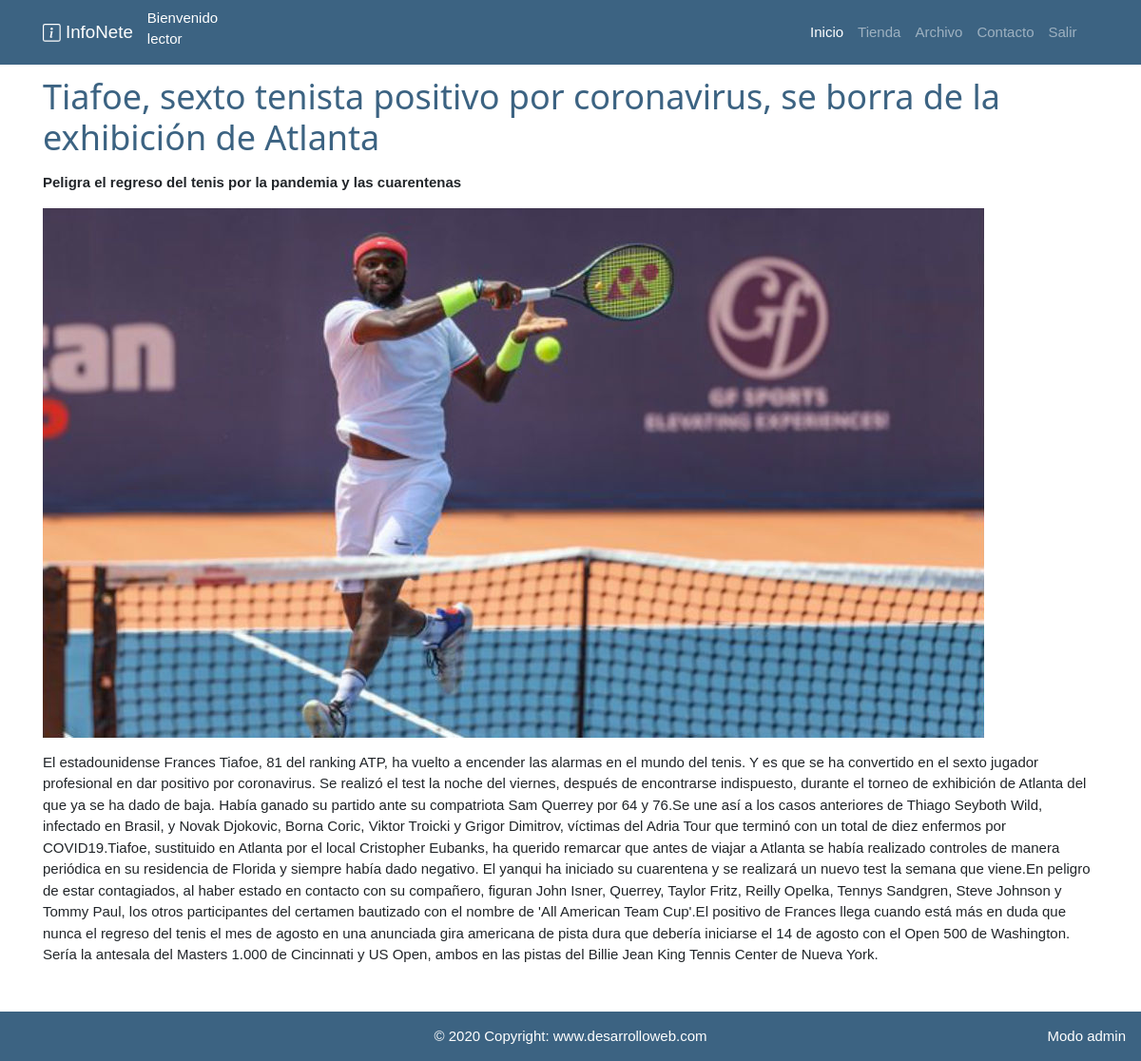
The page /index.php?page=buscarNotiPorSeccion&Cod_seccion=2 (signed in) on the database its author committed.
### tables this page shows
CREATE TABLE Noticia
(
Cod_noticia int NOT NULL auto_increment,
Titulo varchar(200) NOT NULL, 
Subtitulo varchar(500) NOT NULL,  
informe_noticia varchar(10000) NOT NULL,									 									
imagen_noticia varchar(200),									
Cod_seccion int NOT NULL,
Cod_contenidista int NOT NULL,
EstadoAutorizado varchar(2),
CONSTRAINT PK_Noticia PRIMARY KEY (Cod_noticia),
CONSTRAINT FK_Seccion_Noticia FOREIGN KEY (Cod_seccion) REFERENCES Seccion (Cod_seccion),
CONSTRAINT FK_Noticia_Usuario FOREIGN KEY (Cod_contenidista) REFERENCES Usuario (Id_usuario)  
);

### controller/RevistaController.php (called while the page is built, shortened)
<?php
class RevistaController
{
    private $modelo;
    public function __construct()
    {
        include_once("model/RevistaModel.php");
        $this->modelo = new RevistaModel();
    }
    public function executeBuscarNoticiasPorSeccion($codSeccion)
    {
        $resultadosNoticiasPorSeccion=$this->modelo->executeBuscarNoticiasPorSeccion($codSeccion);
        include_once("view/lector/noticiasPorSeccionView.php");
    }
}

### helper/Database.php (called while the page is built, shortened)
<?php
class Database
{
    private $conexion;
    public function __construct()
    {
        $configuracion = parse_ini_file("config/config.ini");
        $servername = $configuracion["servername"];
        $username = $configuracion["username"];
        $dbname = $configuracion["dbname"];
        $password = $configuracion["password"];
        $conn = new mysqli($servername, $username, $password);
        $conn->select_db($dbname);
        $this->conexion = $conn;
    }
    public function queryBuscarNoticiasPorSeccion($codSeccion)
    {
        $resultados = array();
        $stmt = $this->conexion->prepare("SELECT * FROM Noticia
                                                Where cod_Seccion = $codSeccion and estadoAutorizado='SI'");
        $stmt->execute();
        $result = $stmt->get_result();
        if ($result->num_rows === 0) {
            $_SESSION["sinNoticias"] = "0";
        } else {
            $i = 1;
            while ($row = $result->fetch_assoc()) {
                $codNoticia = $row['Cod_noticia'];
                $titulo = $row['Titulo'];
                $subTitulo = $row['Subtitulo'];
                $informeNoticia=$row['informe_noticia'];
                $estadoAutorizado = $row['EstadoAutorizado'];
                $imagen=$row ["imagen_noticia"];
                $resultados[$i] = $codNoticia . "-" . $titulo . "-" . $subTitulo . "-" . $informeNoticia . "-" .$estadoAutorizado . "-".$imagen;
                $i++;
            }
            return $resultados;
        }
    }
}

### model/RevistaModel.php (called while the page is built, shortened)
<?php
include_once("helper/Database.php");
class RevistaModel
{
    private $conexion;
    public function __construct()
    {
        $this->conexion = new Database();
    }
    public function executeBuscarNoticiasPorSeccion($codSeccion)
    {
        return $this->conexion->queryBuscarNoticiasPorSeccion($codSeccion);
    }
}

### view/lector/noticiasPorSeccionView.php (the view, shortened to what this page needs)
<?php
if (isset($_SESSION["usuarioOK"])) {
    ?>
    <?php
    if (isset($resultadosNoticiasPorSeccion)) {
        $tam = sizeof($resultadosNoticiasPorSeccion);
        for ($i = 1; $i <= $tam; $i++) {
            $posi = explode("-",$resultadosNoticiasPorSeccion[$i]);
            echo "<div class='container'>";
            echo "<h1 class='mt-5 mb-3 text-primary'> $posi[1] </h1>";
            echo "<strong class='mt-3'>$posi[2]</strong>";
            echo "<img src='./images/noticia/$posi[5]' class='mw-100 mt-3 mb-3 '> ";
            echo "<p style='margin-bottom: 100px'>$posi[3]</p>";
            echo "</div>";
        }
    }
}
?>

### view/css/estilos.css (style rules this page uses)
.text-primary { color: #3c6382 !important; }

### view/css/w3.css (style rules this page uses)
*,*:before,*:after { box-sizing:inherit }
html { -ms-text-size-adjust:100%;-webkit-text-size-adjust:100% }
body { margin:0 }
b,strong { font-weight:bolder }
img { border-style:none }
html,body { font-family:Verdana,sans-serif;font-size:15px;line-height:1.5 }
html { overflow-x:hidden }
h1 { font-size:36px }
h1,h2,h3,h4,h5,h6 { font-family:"Segoe UI",Arial,sans-serif;font-weight:400;margin:10px 0 }
img { vertical-align:middle }

### rows shown on the page
noticia: Titulo "Tiafoe, sexto tenista positivo por coronavirus, se borra de la exhibición de Atlanta", Subtitulo "Peligra el regreso del tenis por la pandemia y las cuarentenas", imagen_noticia (picture), informe_noticia "El estadounidense Frances Tiafoe, 81 del ranking ATP, ha vuelto a encender las alarmas en el mundo del tenis. Y es que se ha convertido en el sexto jugador profesional en dar positivo por coronavirus. Se realizó el test la noche del viernes, después de encontrarse indispuesto, durante el torneo de exhibición de Atlanta del que ya se ha dado de baja. Había ganado su partido ante su compatriota Sam Querrey por 64 y 76.Se une así a los casos anteriores de Thiago Seyboth Wild, infectado en Brasil, y Novak Djokovic, Borna Coric, Viktor Troicki y Grigor Dimitrov, víctimas del Adria Tour que terminó con un total de diez enfermos por COVID19.Tiafoe, sustituido en Atlanta por el local Cristopher…"

### other values the page prints
$pos[1] "lector"
